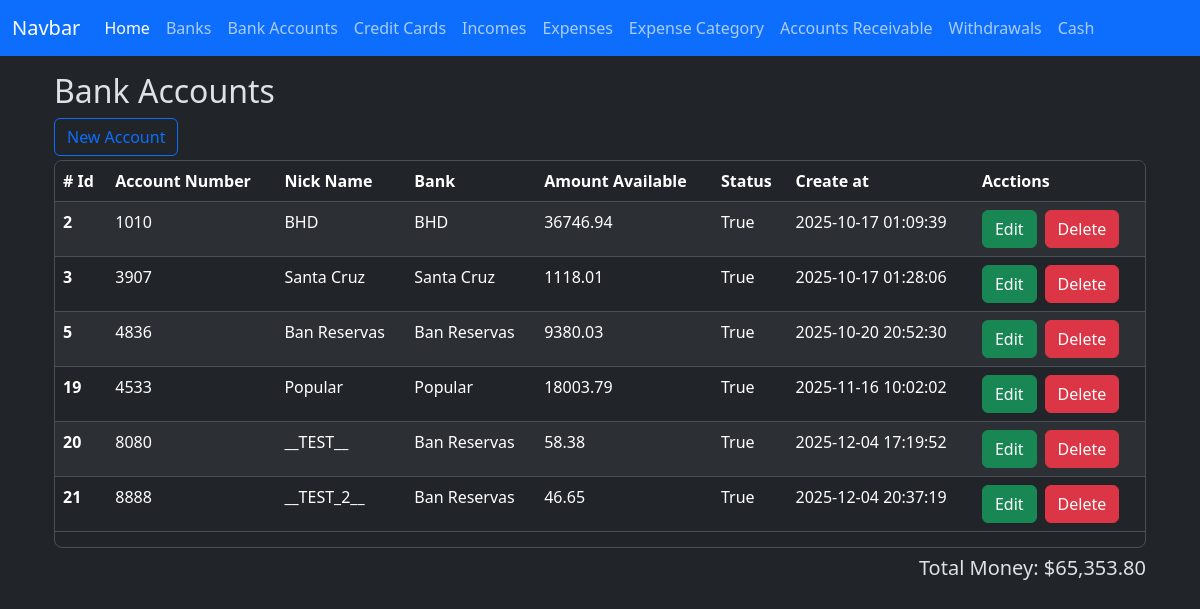
Page /bank_accounts/index on the committed database.
### app/models/bank_account.py (models this page shows)
class BankAccount(db.Model):
    __tablename__ = 'bank_accounts'
    id = db.Column(db.Integer, primary_key=True)
    nick_name = db.Column(db.String(120))
    amount_available = db.Column(db.Numeric(10, 2), nullable=False)
    is_active = db.Column(db.Boolean, default=True)
    account_number = db.Column(db.Integer, nullable=True)
    bank_id = db.Column(db.Integer, db.ForeignKey('banks.id'))
    created_at = db.Column(db.DateTime(timezone=True), server_default=func.now())
    updated_at = db.Column(db.DateTime(timezone=True), onupdate=func.now())
    bank = relationship('Bank', back_populates='bank_accounts')
    expenses = relationship('Expense', back_populates='bank_account', order_by='desc(Expense.created_at)')
    incomes = relationship('Income', back_populates='bank_account', order_by='desc(Income.created_at)')
    loans = relationship('Loan', back_populates='bank_account', order_by='desc(Loan.created_at)')
    loan_payments = relationship('LoanPayment', back_populates='bank_account', order_by='desc(LoanPayment.created_at)')
    credit_card_payments = relationship('CreditCardPayment', back_populates='bank_account', order_by='desc(CreditCardPayment.created_at)')
    withdrawals = relationship('Withdrawal', back_populates='bank_account', order_by='desc(Withdrawal.created_at)')

### app/models/bank.py (models this page shows)
class Bank(db.Model):
    __tablename__ = 'banks'
    id = db.Column(db.Integer, primary_key=True)
    name = db.Column(db.String(100), nullable=False)
    created_at = db.Column(db.DateTime(timezone=True), server_default=func.now())
    updated_at = db.Column(db.DateTime(timezone=True), onupdate=func.now())
    bank_accounts = relationship('BankAccount', back_populates='bank')
    credit_cards = relationship('CreditCard', back_populates='bank')

### app/routes/bank_account_routes.py (the view)
@bank_account_bp.route('/index', methods=['GET'])
def index():
    banks = Bank.query.all()
    bank_accounts = BankAccount.query.all()
    total_money = Decimal()
    for account in bank_accounts:
        total_money += account.amount_available
    total_money_formatted = f'{total_money:,.2f}'
    context = {
        'banks': banks,
        'bank_accounts': bank_accounts,
        'total_money': total_money_formatted,
    }
    return render_template('bank_accounts/index.html', **context)

### app/templates/bank_accounts/index.html (shortened to what this page needs)
{% extends 'layout.html' %}
{% block content %}
    <h2>Bank Accounts</h2>
    <div class="row">
        <div class="col-sm">
            <button type="button" class="btn btn-outline-primary" data-bs-toggle="modal" data-bs-target="#create-bank-account"
            >New Account</button>
        </div>
        <div class="col-sm"></div>
    </div>
    <div class="table-responsive overflow-y-auto border rounded-3 mt-1" style="max-height: 388px;">
        <table class="table table-striped  table-hover">
            <thead class="sticky-top">
                <tr>
                    <th scope="col"># Id</th>
                    <th scope="col">Account Number</th>
                    <th scope="col">Nick Name</th>
                    <th scope="col">Bank</th>
                    <th scope="col">Amount Available</th>
                    <th scope="col">Status</th>
                    <th scope="col">Create at</th>
                    <th scope="col">Acctions</th>
                </tr>
            </thead>
            <tbody>
                {% for bank_account in bank_accounts %}
                <tr class="bank-row" data-bank-account-id = "{{ bank_account.id }}">
                    <th scope="row">{{ bank_account.id }}</th>
                    <td>{{ bank_account.account_number }}</td>
                    <td>{{ bank_account.nick_name }}</td>
                    <td>{{ bank_account.bank.name }}</td>
                    <td>{{ bank_account.amount_available }}</td>
                    <td>{{ bank_account.is_active }}</td>
                    <td>{{ bank_account.created_at }}</td>
                    <td>
                        <div class="d-flex gap-2">
                            <button
                                type="button"
                                class="btn btn-success"
                                data-bs-toggle="modal"
                                data-bs-target="#edit-bank-account"
                                data-bank-account-id="{{ bank_account.id }}"
                                data-account-number="{{ bank_account.account_number }}"
                                data-nick-name="{{ bank_account.nick_name }}"
                                data-amount-available="{{ bank_account.amount_available }}"
                                data-bank-id="{{ bank_account.bank.id }}"
                            >Edit
                            </button>
                            <a href="{{ url_for('bank_account.delete', id=bank_account.id) }}" class="btn btn-danger">Delete</a>
                        </div>
                    </td>
                </tr>
                {% endfor %}
            </tbody>
        </table>
    </div>
    <div class="col-sm d-flex flex-row-reverse mt-2">
        <h5>Total Money: ${{ total_money }}</h5>
    </div>
    <link href="https://cdn.jsdelivr.net/npm/@sweetalert2/theme-dark@5/dark.css" rel="stylesheet">
{% endblock %}

### rows in the picture
BankAccount: id "2", account_number "1010", nick_name "BHD", bank.name "BHD", amount_available "36746.94", is_active "True", created_at "2025-10-17 01:09:39"
BankAccount: id "3", account_number "3907", nick_name "Santa Cruz", bank.name "Santa Cruz", amount_available "1118.01", is_active "True", created_at "2025-10-17 01:28:06"
BankAccount: id "5", account_number "4836", nick_name "Ban Reservas", bank.name "Ban Reservas", amount_available "9380.03", is_active "True", created_at "2025-10-20 20:52:30"
BankAccount: id "19", account_number "4533", nick_name "Popular", bank.name "Popular", amount_available "18003.79", is_active "True", created_at "2025-11-16 10:02:02"
BankAccount: id "20", account_number "8080", nick_name "__TEST__", bank.name "Ban Reservas", amount_available "58.38", is_active "True", created_at "2025-12-04 17:19:52"
BankAccount: id "21", account_number "8888", nick_name "__TEST_2__", bank.name "Ban Reservas", amount_available "46.65", is_active "True", created_at "2025-12-04 20:37:19"

### other values in the picture
{{ total_money }} "65,353.80"
